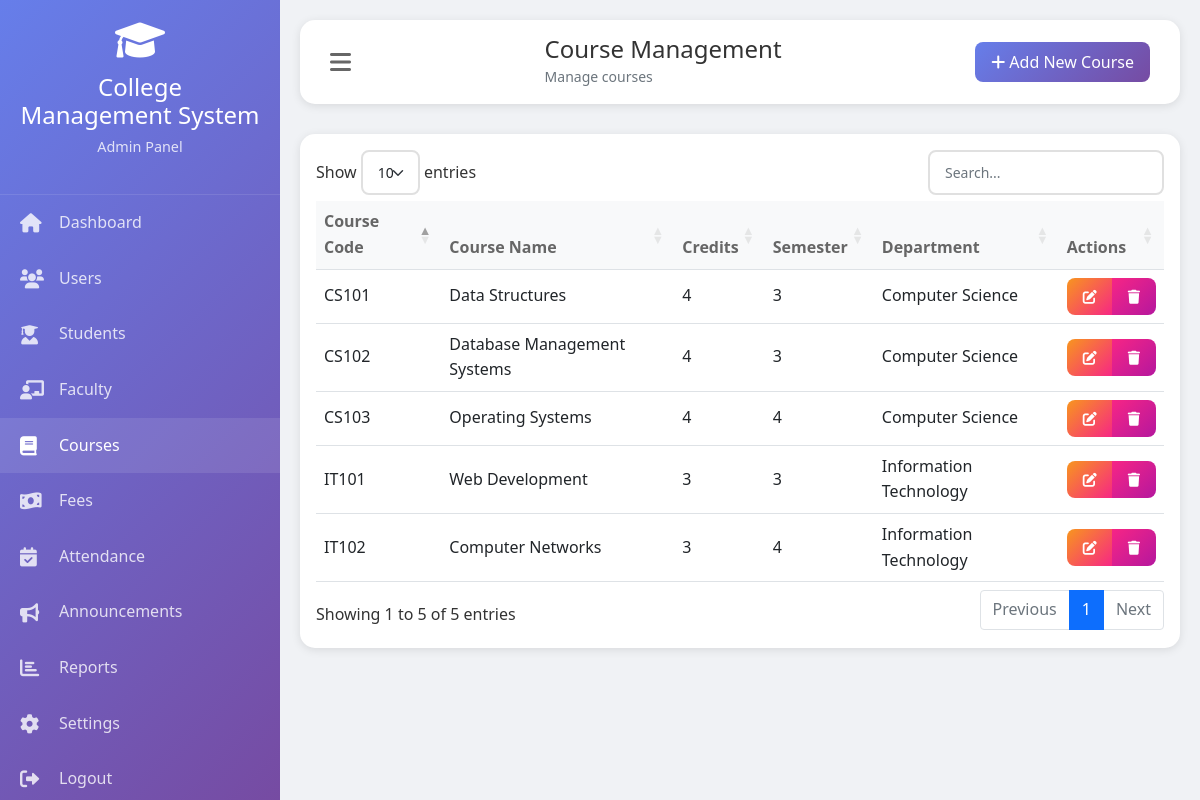
Screenshot of /courses.php (signed in) with the database file from the repository.
### tables this page shows
CREATE TABLE courses (
    id INT PRIMARY KEY AUTO_INCREMENT,
    course_code VARCHAR(20) UNIQUE NOT NULL,
    course_name VARCHAR(100) NOT NULL,
    credits INT,
    semester INT,
    department VARCHAR(100),
    description TEXT,
    syllabus TEXT,
    created_at TIMESTAMP DEFAULT CURRENT_TIMESTAMP
);

### courses.php (the view, shortened to what this page needs)
<?php
require_once '../config/database.php';
$courses = $conn->query("SELECT * FROM courses ORDER BY course_code");
include '../includes/header.php';
include '../includes/sidebar.php';
?>
<div class="main-content" id="mainContent">
    <div class="top-bar">
        <button class="menu-toggle" onclick="toggleSidebar()">
            <i class="fas fa-bars"></i>
        </button>
        <div>
            <h4 class="mb-0">Course Management</h4>
            <small class="text-muted">Manage courses</small>
        </div>
        <div>
            <button class="btn btn-primary" onclick="openAddModal()">
                <i class="fas fa-plus"></i> Add New Course
            </button>
        </div>
    </div>
    <div class="card">
        <div class="card-body">
            <div class="table-responsive">
                <table class="table table-hover datatable">
                    <thead>
                        <tr>
                            <th>Course Code</th>
                            <th>Course Name</th>
                            <th>Credits</th>
                            <th>Semester</th>
                            <th>Department</th>
                            <th>Actions</th>
                        </tr>
                    </thead>
                    <tbody>
                        <?php while($course = $courses->fetch_assoc()): ?>
                        <tr>
                            <td><?php echo $course['course_code']; ?></td>
                            <td><?php echo $course['course_name']; ?></td>
                            <td><?php echo $course['credits']; ?></td>
                            <td><?php echo $course['semester']; ?></td>
                            <td><?php echo $course['department']; ?></td>
                            <td>
                                <div class="btn-group">
                                    <button class="btn btn-sm btn-warning" onclick="editCourse(<?php echo $course['id']; ?>)">
                                        <i class="fas fa-edit"></i>
                                    </button>
                                    <button class="btn btn-sm btn-danger" onclick="deleteCourse(<?php echo $course['id']; ?>)">
                                        <i class="fas fa-trash"></i>
                                    </button>
                                </div>
                            </td>
                        </tr>
                        <?php endwhile; ?>
                    </tbody>
                </table>
            </div>
        </div>
    </div>
</div>
<?php include '../includes/footer.php'; ?>

### style.css (style rules this page uses)
:root { --primary-color: #4361ee; --secondary-color: #3f37c9; --success-color: #4cc9f0; --danger-color: #f72585; --warning-color: #f8961e; --info-color: #4895ef; --dark-color: #1e1e2f; --light-color: #f8f9fa; }
* { margin: 0; padding: 0; box-sizing: border-box; }
body { font-family: 'Segoe UI', Tahoma, Geneva, Verdana, sans-serif; background: #f0f2f5; color: #333; line-height: 1.6; }
.card { border: none; border-radius: 15px; box-shadow: 0 2px 10px rgba(0,0,0,0.1); transition: all 0.3s ease; }
.btn { padding: 8px 16px; border-radius: 8px; font-weight: 500; transition: all 0.3s ease; }
.btn-primary { background: linear-gradient(135deg, #667eea, #764ba2); border: none; }
.btn-warning { background: linear-gradient(135deg, #f8961e, #f72585); border: none; color: white; }
.btn-danger { background: linear-gradient(135deg, #f72585, #b5179e); border: none; }
.table { margin-bottom: 0; }
.table th { border-top: none; color: #666; font-weight: 600; background: #f8f9fa; }
.table td { vertical-align: middle; }

### header.php (style rules this page uses)
:root { --primary-color: #4361ee; --secondary-color: #3f37c9; --success-color: #4cc9f0; --danger-color: #f72585; --warning-color: #f8961e; --info-color: #4895ef; --dark-color: #1e1e2f; --light-color: #f8f9fa; }
body { font-family: 'Segoe UI', Tahoma, Geneva, Verdana, sans-serif; background: #f0f2f5; }
.main-content { margin-left: 280px; padding: 20px; transition: all 0.3s ease; }
.top-bar { background: white; padding: 15px 30px; border-radius: 15px; box-shadow: 0 2px 10px rgba(0,0,0,0.1); margin-bottom: 30px; display: flex; align-items: center; justify-content: space-between; }
.menu-toggle { background: none; border: none; font-size: 1.5em; color: #666; cursor: pointer; }
.btn-primary { background: linear-gradient(135deg, #667eea, #764ba2); border: none; }
.card { border: none; border-radius: 15px; box-shadow: 0 2px 10px rgba(0,0,0,0.1); margin-bottom: 20px; }
.table th { border-top: none; color: #666; font-weight: 600; }

### rows the page displays
courses: course_code "CS101", course_name "Data Structures", credits "4", semester "3", department "Computer Science"
courses: course_code "CS102", course_name "Database Management Systems", credits "4", semester "3", department "Computer Science"
courses: course_code "CS103", course_name "Operating Systems", credits "4", semester "4", department "Computer Science"
courses: course_code "IT101", course_name "Web Development", credits "3", semester "3", department "Information Technology"
courses: course_code "IT102", course_name "Computer Networks", credits "3", semester "4", department "Information Technology"

### other values shown
SITE_NAME "College Management System"
$role "Admin"
